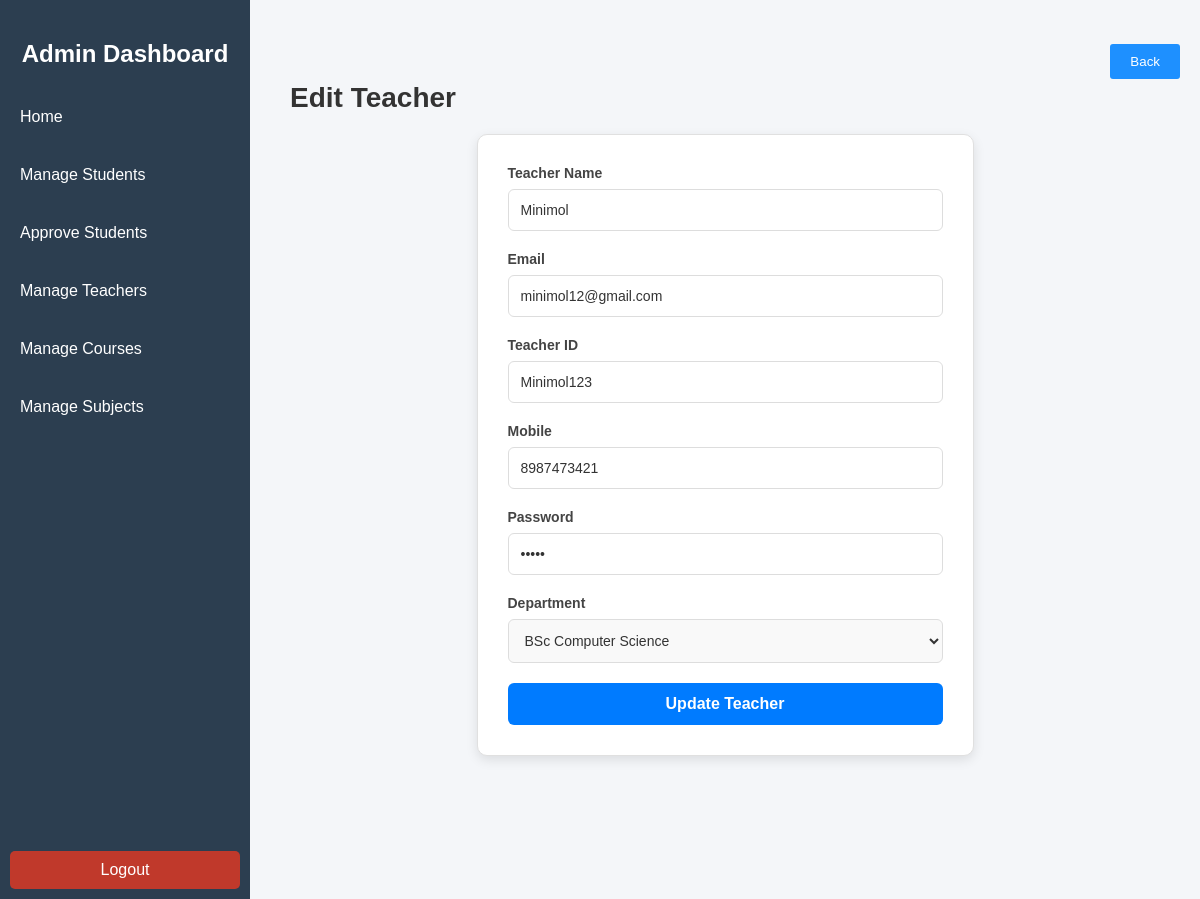
The app's page /edit-teacher/2/ (signed in) with its own data.
### GradeWireapp/models.py (models this page shows, shortened)
class Teacher(models.Model):
    name = models.CharField(max_length=30)
    email = models.EmailField(unique=True)
    teacher_id = models.CharField(max_length=20, unique=True)
    mobile = models.CharField(max_length=10, default=' ')
    password = models.CharField(max_length=128)
    department = models.ForeignKey(Course, on_delete=models.PROTECT)

class Course(models.Model):
    course_id = models.CharField(max_length=30, unique=True)
    course_name = models.CharField(max_length=30, unique=True, default=' ')
    duration = models.CharField(max_length=25, default='3 Year', blank=True, null=True)

### GradeWireapp/views/admin_views.py (the view, shortened to what this page needs)
# urls.py: path('edit-teacher/<int:teacher_no>/', views.edit_teacher, name='edit_teacher'),
@admin_required
def edit_teacher(request, teacher_no):
    teacher = get_object_or_404(Teacher, id=teacher_no)
    courses = Course.objects.all()
    return render(request, 'edit_teacher.html', {'teacher': teacher, 'courses': courses})

### GradeWireapp/views/common.py (called while the page is built)
def admin_required(view_func):
    @wraps(view_func)
    def _wrapped_view(request, *args, **kwargs):
        if not (request.user.is_authenticated and (request.user.is_staff or request.user.is_superuser)):
            messages.error(request, "Admin access required. Please log in.")
            return redirect('adminlogin')
        return view_func(request, *args, **kwargs)
    return _wrapped_view

### templates/edit_teacher.html (shortened to what this page needs)
{% load static %}
<!DOCTYPE html>
<html lang="en">
<head>
    <link rel="stylesheet" type="text/css" href="{% static 'assets/css/admin-style.css' %}">
</head>
<body>
    <div class="menu-toggle" onclick="toggleSidebar()">☰ Menu</div>
    <div class="sidebar">
        <h2>Admin Dashboard</h2>
        <a href="{% url 'adminHome' %}" onclick="showSection('home')">Home</a>
        <a href="{% url 'ManageStudent' %}" >Manage Students</a>
        <a href="{% url 'approve_students' %}" >Approve Students</a>
        <a href="{% url 'ManageTeacher' %}" >Manage Teachers</a>
        <a href="{% url 'ManageCourse' %}" onclick="showSection('manage-courses')">Manage Courses</a>
        <a href="{% url 'ManageSubject' %}" >Manage Subjects</a>
        <a href="{% url 'logout' %}" class="logout" id="logoutButton">Logout</a>
    </div>
    <div class="content">
        <button class="back-button" onclick="history.back()">Back</button>
        <h2>Edit Teacher</h2>
        <form method="POST" class="teacher-form">
            <div>
                <label for="teacherName">Teacher Name</label>
                <input type="text" name="teacherName" value="{{ teacher.name }}" placeholder="Enter teacher name" required>
            </div>
            <div>
                <label for="teacherEmail">Email</label>
                <input type="email" name="teacherEmail" value="{{ teacher.email }}" placeholder="Enter email" required>
            </div>
            <div>
                <label for="teacherReg">Teacher ID</label>
                <input type="text" name="teacherReg" value="{{ teacher.teacher_id }}" placeholder="Enter teacher ID" required>
            </div>
            <div>
                <label for="teacherMobile">Mobile</label>
                <input type="text" name="teacherMobile" value="{{ teacher.mobile }}" placeholder="Enter mobile number" required>
            </div>
            <div>
                <label for="teacherPassword">Password</label>
                <input type="password" name="teacherPassword" value="{{ teacher.password }}" placeholder="Enter password" required>
            </div>
            <div>
                <label for="teacherDepartment">Department</label>
                <select name="teacherDepartment" id="teacherDepartment" required>
                    {% for course in courses %}
                        <option value="{{ course.id }}" {% if course.id == teacher.department.id %}selected{% endif %}>
                            {{ course.course_name }}
                        </option>
                    {% endfor %}
                </select>
            </div>
            <button type="submit">Update Teacher</button>
        </form>
    </div>
</body>
</html>

### static/assets/css/admin-style.css (style rules this page uses)
body { margin: 0; font-family: Arial, sans-serif; background-color: #f4f4f9; }
.sidebar { position: fixed; top: 0; left: 0; width: 250px; height: 100%; background-color: #2c3e50; color: white; display: flex; flex-direction: column; padding-top: 20px; transition: transform 0.3s ease; }
.sidebar h2 { text-align: center; font-size: 24px; margin-bottom: 20px; color: #ffffff; }
.sidebar a { color: white; text-decoration: none; display: block; padding: 10px; margin: 10px 10px; border-radius: 5px; transition: background-color 0.3s; cursor: pointer; }
.sidebar .logout { margin-top: auto; background-color: #c0392b; text-align: center; margin-bottom:30px; }
.content { margin-left: 250px; padding: 20px; transition: margin-left 0.3s ease; }

### templates/edit_teacher.html (style rules this page uses)
body { font-family: 'Arial', sans-serif; background-color: #f4f6f9; margin: 0; padding: 0; }
.content { margin-left: 250px; padding: 40px; min-height: 100vh; }
.content h2 { color: #333; font-size: 28px; margin-bottom: 20px; }
.teacher-form { width: 50%; margin: 0 auto; background-color: #fff; padding: 30px; border-radius: 10px; box-shadow: 0 4px 12px rgba(0, 0, 0, 0.1); border: 1px solid #e0e0e0; }
.teacher-form div { margin-bottom: 20px; }
.teacher-form label { display: block; font-size: 14px; font-weight: 600; color: #444; margin-bottom: 8px; }
.teacher-form input[type="text"], .teacher-form input[type="email"], .teacher-form input[type="password"], .teacher-form select { width: 100%; padding: 12px; border: 1px solid #ddd; border-radius: 6px; font-size: 14px; color: #333; box-sizing: border-box; transition: border-color 0.3s ease; }
.teacher-form select { background-color: #f9f9f9; cursor: pointer; }
.teacher-form button[type="submit"] { width: 100%; padding: 12px; background-color: #007bff; color: white; font-size: 16px; font-weight: 600; border: none; border-radius: 6px; cursor: pointer; transition: background-color 0.3s ease; }
.content { position: relative; }
.back-button { position: absolute; top: 25px; right: 20px; padding: 10px 20px; cursor: pointer; color: #fff; background-color: #1e90ff; border:none; border-radius: 3px; }

### records on screen
Teacher: teacherName "Minimol", teacherEmail "minimol12@gmail.com", teacherReg "Minimol123", teacherMobile "8987473421", teacherDepartment "BSc Computer Science"
